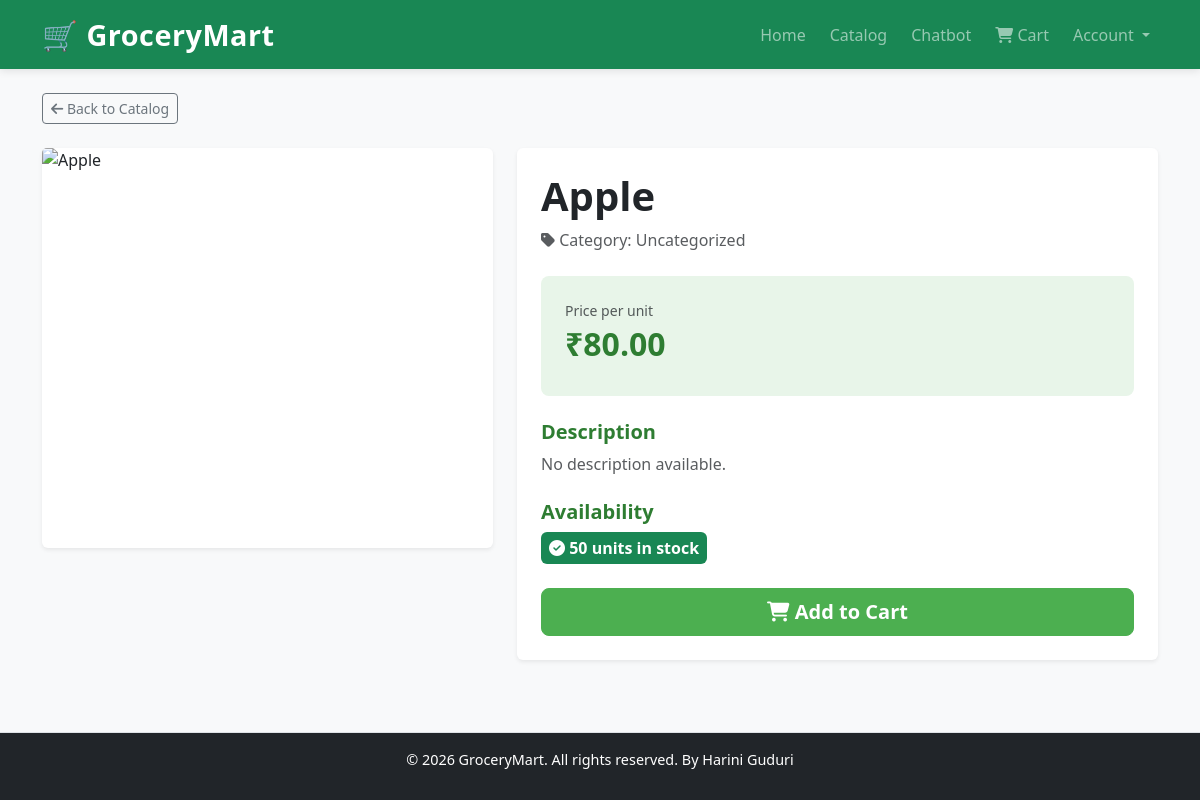
The app's page /catalog/1 with its own data.
### tables this page shows
CREATE TABLE products (
        id INTEGER PRIMARY KEY AUTOINCREMENT,
        seller_id INTEGER,
        category_id INTEGER,
        name TEXT,
        description TEXT,
        price REAL,
        stock INTEGER,
        image_url TEXT,
        unit TEXT,
        is_active INTEGER DEFAULT 1,
        created_at TIMESTAMP DEFAULT CURRENT_TIMESTAMP
    );

### routes/catalog.py (the view)
@catalog_bp.route('/catalog/<int:product_id>')
def detail(product_id):
    db = get_db()
    product = db.execute('SELECT * FROM products WHERE id = ?', (product_id,)).fetchone()
    if not product:
        return render_template('catalog/index.html', products=db.execute('SELECT * FROM products').fetchall())
    return render_template('catalog/detail.html', product=product)

### database.py (called while the page is built)
def get_db():
    if 'db' not in g:
        g.db = sqlite3.connect(Config.DATABASE)
        g.db.row_factory = sqlite3.Row
    return g.db

### templates/catalog/detail.html (shortened to what this page needs)
{% extends 'base.html' %}  {% block content %}
<div class="row mb-4">
  <div class="col-12">
    <a
      href="{{ url_for('catalog.catalog_index') }}"
      class="btn btn-outline-secondary btn-sm"
    >
      <i class="fas fa-arrow-left"></i> Back to Catalog
    </a>
  </div>
</div>
<div class="row">
  <div class="col-md-5">
    <div class="card shadow-sm border-0 mb-4">
      <img
        src="{{ product['image_url'] or '/static/images/default.jpg' }}"
        class="card-img"
        alt="{{ product['name'] }}"
        style="height: 400px; object-fit: cover"
      />
    </div>
  </div>
  <div class="col-md-7">
    <div
      class="card shadow-sm border-0"
      style="border-top: 4px solid var(--accent-green)"
    >
      <div class="card-body p-4">
        <h1 class="card-title mb-2">{{ product['name'] }}</h1>
        <p class="text-muted mb-4">
          <i class="fas fa-tag"></i> Category: {{ product['category_id'] if
          product['category_id'] else 'Uncategorized' }}
        </p>
        <div
          class="mb-4"
          style="
            padding: 1.5rem;
            background-color: var(--light-green);
            border-radius: 8px;
          "
        >
          <p class="text-muted small mb-1">Price per unit</p>
          <h2 class="fw-bold" style="color: var(--primary-green)">
            ₹{{ '%.2f' | format(product['price']) }}
          </h2>
        </div>
        <div class="mb-4">
          <h5 class="fw-bold mb-2">Description</h5>
          <p class="text-muted">
            {{ product['description'] or 'No description available.' }}
          </p>
        </div>
        <div class="mb-4">
          <h5 class="fw-bold mb-2">Availability</h5>
          {% if product['stock'] > 0 %}
          <span class="badge bg-success p-2" style="font-size: 1rem">
            <i class="fas fa-check-circle"></i> {{ product['stock'] }} units in
            stock
          </span>
          {% else %}
          <span class="badge bg-danger p-2" style="font-size: 1rem">
            <i class="fas fa-times-circle"></i> Out of Stock
          </span>
          {% endif %}
        </div>
        {% if product['stock'] > 0 %}
        <form
          method="post"
          action="{{ url_for('cart.add_to_cart', product_id=product['id']) }}"
        >
          <button type="submit" class="btn btn-success btn-lg w-100 fw-bold">
            <i class="fas fa-shopping-cart"></i> Add to Cart
          </button>
        </form>
        {% endif %}
      </div>
    </div>
  </div>
</div>
{% endblock %}

### static/css/style.css (style rules this page uses)
:root { --primary-green: #2e7d32; --accent-green: #4caf50; --light-green: #e8f5e9; --dark-text: #212529; --light-text: #6c757d; --border-color: #dee2e6; }
body { font-family: "Segoe UI", Tahoma, Geneva, Verdana, sans-serif; color: var(--dark-text); background-color: #f8f9fa; }
h1, h2, h3, h4, h5, h6 { color: var(--primary-green); font-weight: 600; }
.btn-success { background-color: var(--accent-green); border-color: var(--accent-green); font-weight: 600; transition: all 0.3s ease; }

### records on screen
products: name "Apple", price "80.00", stock "50"

### other values on screen
{{ product['description'] or 'No description available.' }} "No description available."
